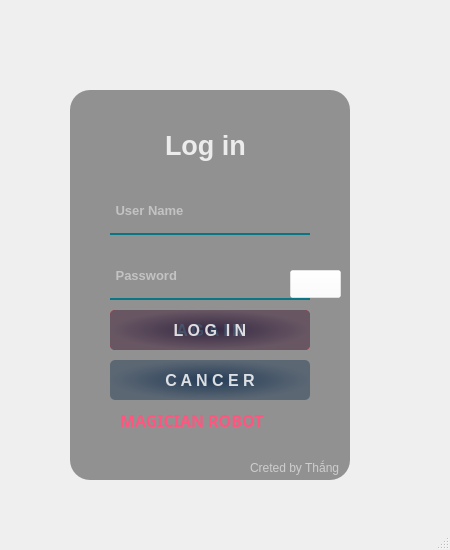
<?xml version="1.0" encoding="UTF-8"?>
<ui version="4.0">
 <class>Log_screen</class>
 <widget class="QMainWindow" name="Log_screen">
  <property name="geometry">
   <rect>
    <x>0</x>
    <y>0</y>
    <width>450</width>
    <height>550</height>
   </rect>
  </property>
  <property name="windowTitle">
   <string>MainWindow</string>
  </property>
  <widget class="QWidget" name="centralwidget">
   <widget class="QWidget" name="widget" native="true">
    <property name="geometry">
     <rect>
      <x>30</x>
      <y>30</y>
      <width>370</width>
      <height>480</height>
     </rect>
    </property>
    <property name="styleSheet">
     <string notr="true">QPushButton#button_login{
	background-color: qradialgradient(spread:pad, cx:0.5, cy:0.5, radius:0.5, fx:0.5, fy:0.5, stop:0 rgba(20,47,78,219), stop:1 rgba(85,98,112,226));
	color:rgba(255,255,255,210);
	border-radius: 5px;
}
QPushButton#button_login:hover{
	background-color: qradialgradient(spread:pad, cx:0.5, cy:0.5, radius:0.5, fx:0.5, fy:0.5, stop:0 rgba(40,67,98,219), stop:1 rgba(105,118,132,226));
}
QPushButton#button_login:pressed{
	padding-left:5px;
	padding-stop:5px;
	background-color: rgba(105,118,132,200);
}
QPushButton#button_cancer{
	background-color: qradialgradient(spread:pad, cx:0.5, cy:0.5, radius:0.5, fx:0.5, fy:0.5, stop:0 rgba(20,47,78,219), stop:1 rgba(85,98,112,226));
	color:rgba(255,255,255,210);
	border-radius: 5px;
}
QPushButton#button_cancer:hover{
	background-color: qradialgradient(spread:pad, cx:0.5, cy:0.5, radius:0.5, fx:0.5, fy:0.5, stop:0 rgba(40,67,98,219), stop:1 rgba(105,118,132,226));
}
QPushButton#button_cancer:pressed{
	padding-left:5px;
	padding-stop:5px;
	background-color: rgba(105,118,132,200);
}
QPushButton#button_show:pressed{
	padding-left:5px;
	padding-stop:5px;
	background-color: rgba(105,118,132,200);
}
QPushButton#button_pass:pressed{
	padding-left:5px;
	padding-stop:5px;
	background-color: rgba(105,118,132,200);
}
QPushButton#button_error{
	background-color: qradialgradient(spread:pad, cx:0.5, cy:0.5, radius:0.5, fx:0.5, fy:0.5, stop:0 rgba(20,47,78,219), stop:1 rgba(85,98,112,226));
	color:rgba(255,255,255,210);
	border-radius: 5px;
}
QPushButton#button_error:hover{
	background-color: qradialgradient(spread:pad, cx:0.5, cy:0.5, radius:0.5, fx:0.5, fy:0.5, stop:0 rgba(40,67,98,219), stop:1 rgba(105,118,132,226));
}
QPushButton#button_erroe:pressed{
	padding-left:5px;
	padding-stop:5px;
	background-color: rgba(105,118,132,200);
}
</string>
    </property>
    <widget class="QLabel" name="label">
     <property name="geometry">
      <rect>
       <x>30</x>
       <y>30</y>
       <width>300</width>
       <height>420</height>
      </rect>
     </property>
     <property name="styleSheet">
      <string notr="true">border-image: url(:/images/background.png);
border-radius:20px;

</string>
     </property>
     <property name="text">
      <string/>
     </property>
    </widget>
    <widget class="QLabel" name="label_2">
     <property name="geometry">
      <rect>
       <x>40</x>
       <y>60</y>
       <width>280</width>
       <height>390</height>
      </rect>
     </property>
     <property name="styleSheet">
      <string notr="true">background-color: rgba(0,0,0,100);
border-radius:20px;</string>
     </property>
     <property name="text">
      <string/>
     </property>
    </widget>
    <widget class="QLabel" name="label_6">
     <property name="geometry">
      <rect>
       <x>135</x>
       <y>95</y>
       <width>101</width>
       <height>40</height>
      </rect>
     </property>
     <property name="font">
      <font>
       <pointsize>20</pointsize>
       <weight>75</weight>
       <bold>true</bold>
      </font>
     </property>
     <property name="styleSheet">
      <string notr="true">color: rgba(255,255,255,210);
</string>
     </property>
     <property name="text">
      <string>Log in</string>
     </property>
     <property name="scaledContents">
      <bool>false</bool>
     </property>
    </widget>
    <widget class="QLineEdit" name="screen_user">
     <property name="geometry">
      <rect>
       <x>80</x>
       <y>165</y>
       <width>200</width>
       <height>40</height>
      </rect>
     </property>
     <property name="font">
      <font>
       <pointsize>10</pointsize>
       <weight>75</weight>
       <bold>true</bold>
      </font>
     </property>
     <property name="styleSheet">
      <string notr="true">background-color: rgba(0,0,0,0);
border : none;
border-bottom: 2px solid rgba(10,118,132,255);
color: rgba(255,255,255,230);
padding-bottom : 7px;</string>
     </property>
     <property name="placeholderText">
      <string> User Name</string>
     </property>
    </widget>
    <widget class="QLineEdit" name="screen_pass">
     <property name="geometry">
      <rect>
       <x>80</x>
       <y>230</y>
       <width>200</width>
       <height>40</height>
      </rect>
     </property>
     <property name="font">
      <font>
       <pointsize>10</pointsize>
       <weight>75</weight>
       <bold>true</bold>
      </font>
     </property>
     <property name="styleSheet">
      <string notr="true">background-color: rgba(0,0,0,0);
border : none;
border-bottom: 2px solid rgba(10,118,132,255);
color: rgba(255,255,255,230);
padding-bottom : 7px;</string>
     </property>
     <property name="echoMode">
      <enum>QLineEdit::Password</enum>
     </property>
     <property name="placeholderText">
      <string> Password</string>
     </property>
    </widget>
    <widget class="QPushButton" name="button_login">
     <property name="geometry">
      <rect>
       <x>80</x>
       <y>280</y>
       <width>200</width>
       <height>40</height>
      </rect>
     </property>
     <property name="font">
      <font>
       <pointsize>12</pointsize>
       <weight>75</weight>
       <bold>true</bold>
      </font>
     </property>
     <property name="text">
      <string>L O G  I N</string>
     </property>
    </widget>
    <widget class="QPushButton" name="button_cancer">
     <property name="geometry">
      <rect>
       <x>80</x>
       <y>330</y>
       <width>200</width>
       <height>40</height>
      </rect>
     </property>
     <property name="font">
      <font>
       <pointsize>12</pointsize>
       <weight>75</weight>
       <bold>true</bold>
      </font>
     </property>
     <property name="text">
      <string>C A N C E R</string>
     </property>
    </widget>
    <widget class="QLabel" name="label_7">
     <property name="geometry">
      <rect>
       <x>90</x>
       <y>380</y>
       <width>181</width>
       <height>21</height>
      </rect>
     </property>
     <property name="font">
      <font>
       <family>Poor Richard</family>
       <pointsize>12</pointsize>
       <weight>75</weight>
       <italic>false</italic>
       <bold>true</bold>
       <underline>false</underline>
       <strikeout>false</strikeout>
      </font>
     </property>
     <property name="styleSheet">
      <string notr="true">color: rgb(255, 85, 127);</string>
     </property>
     <property name="text">
      <string>MAGICIAN ROBOT</string>
     </property>
    </widget>
    <widget class="QLabel" name="label_8">
     <property name="geometry">
      <rect>
       <x>220</x>
       <y>430</y>
       <width>91</width>
       <height>16</height>
      </rect>
     </property>
     <property name="styleSheet">
      <string notr="true">color:rgba(255,255,255,140);</string>
     </property>
     <property name="text">
      <string>Creted by Thắng</string>
     </property>
    </widget>
    <widget class="QPushButton" name="button_show">
     <property name="geometry">
      <rect>
       <x>260</x>
       <y>240</y>
       <width>51</width>
       <height>28</height>
      </rect>
     </property>
     <property name="autoFillBackground">
      <bool>false</bool>
     </property>
     <property name="styleSheet">
      <string notr="true">color: rgb(0, 0, 0);
background-color: rgba(255, 255,255,0);</string>
     </property>
     <property name="text">
      <string/>
     </property>
     <property name="icon">
      <iconset>
       <normaloff>eye (1).png</normaloff>eye (1).png</iconset>
     </property>
    </widget>
    <widget class="QPushButton" name="button_pass">
     <property name="geometry">
      <rect>
       <x>260</x>
       <y>240</y>
       <width>51</width>
       <height>28</height>
      </rect>
     </property>
     <property name="autoFillBackground">
      <bool>false</bool>
     </property>
     <property name="styleSheet">
      <string notr="true">color: rgb(0, 0, 0);
background-color: rgba(255, 255,255,0);</string>
     </property>
     <property name="text">
      <string/>
     </property>
     <property name="icon">
      <iconset>
       <normaloff>eye-crossed.png</normaloff>eye-crossed.png</iconset>
     </property>
    </widget>
    <widget class="QPushButton" name="button_error">
     <property name="geometry">
      <rect>
       <x>80</x>
       <y>280</y>
       <width>200</width>
       <height>40</height>
      </rect>
     </property>
     <property name="font">
      <font>
       <pointsize>12</pointsize>
       <weight>75</weight>
       <bold>true</bold>
      </font>
     </property>
     <property name="styleSheet">
      <string notr="true">background-color: rgb(255, 0, 0);</string>
     </property>
     <property name="text">
      <string>A G A I N</string>
     </property>
    </widget>
    <zorder>label</zorder>
    <zorder>label_2</zorder>
    <zorder>label_6</zorder>
    <zorder>screen_user</zorder>
    <zorder>screen_pass</zorder>
    <zorder>button_cancer</zorder>
    <zorder>label_7</zorder>
    <zorder>label_8</zorder>
    <zorder>button_show</zorder>
    <zorder>button_pass</zorder>
    <zorder>button_error</zorder>
    <zorder>button_login</zorder>
   </widget>
  </widget>
  <widget class="QStatusBar" name="statusbar"/>
 </widget>
 <resources>
  <include location="res.qrc"/>
  <include location="icon.qrc"/>
 </resources>
 <connections/>
</ui>
